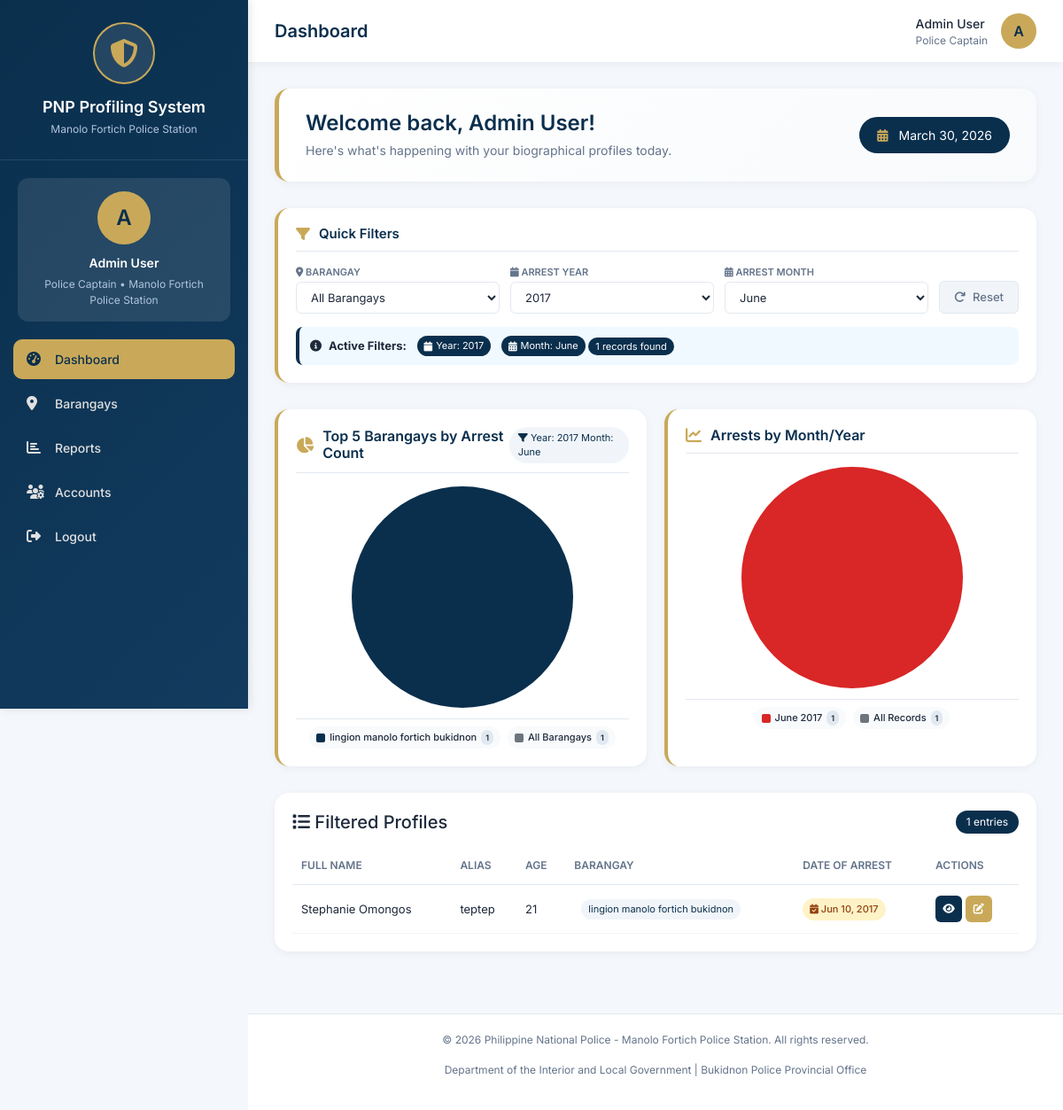
The app's page /dashboard.php?year=2017&month=06 (signed in) with its own data.
### tables this page shows
CREATE TABLE `biographical_profiles` (
  `id` int(11) NOT NULL,
  `full_name` varchar(200) NOT NULL,
  `alias` varchar(200) DEFAULT NULL,
  `group_affiliation` varchar(200) DEFAULT NULL,
  `position_roles` text DEFAULT NULL,
  `age` int(11) DEFAULT NULL,
  `sex` enum('Male','Female','Other') DEFAULT NULL,
  `dob` date DEFAULT NULL,
  `pob` varchar(200) DEFAULT NULL,
  `educational_attainment` varchar(100) DEFAULT NULL,
  `occupation` text DEFAULT NULL,
  `company_office` varchar(200) DEFAULT NULL,
  `technical_skills` text DEFAULT NULL,
  `ethnic_group` varchar(100) DEFAULT NULL,
  `languages` text DEFAULT NULL,
  `present_address` text DEFAULT NULL,
  `provincial_address` text DEFAULT NULL,
  `civil_status` enum('Single','Married','Widowed','Separated','Divorced') DEFAULT NULL,
  `citizenship` varchar(50) DEFAULT NULL,
  `religion` varchar(100) DEFAULT NULL,
  `height_cm` decimal(5,2) DEFAULT NULL,
  `weight_kg` decimal(5,2) DEFAULT NULL,
  `height_ft` varchar(10) DEFAULT NULL,
  `eyes_color` varchar(50) DEFAULT NULL,
  `hair_color` varchar(50) DEFAULT NULL,
  `built` enum('Small','Medium','Large') DEFAULT NULL,
  `complexion` varchar(50) DEFAULT NULL,
  `distinguishing_marks` text DEFAULT NULL,
  `previous_arrest_record` text DEFAULT NULL,
  `previous_arrest` text DEFAULT NULL,
  `specific_charge` text DEFAULT NULL,
  `arresting_officer` varchar(200) DEFAULT NULL,
  `arresting_unit` varchar(200) DEFAULT NULL,
  `date_time_place_of_arrest` text DEFAULT NULL,
  `arresting_officer_name` varchar(255) DEFAULT NULL,
  `arresting_officer_unit` varchar(255) DEFAULT NULL,
  `father_name` varchar(200) DEFAULT NULL,
  `father_address` text DEFAULT NULL,
  `father_dob` date DEFAULT NULL,
  `father_pob` varchar(200) DEFAULT NULL,
  `father_age` int(11) DEFAULT NULL,
  `father_occupation` varchar(200) DEFAULT NULL,
  `mother_name` varchar(200) DEFAULT NULL,
  `mother_address` text DEFAULT NULL,
  `mother_dob` date DEFAULT NULL,
  `mother_pob` varchar(200) DEFAULT NULL,
  `mother_age` int(11) DEFAULT NULL,
  `mother_occupation` varchar(200) DEFAULT NULL,
  `spouse_name` varchar(200) DEFAULT NULL,
  `spouse_age` int(11) DEFAULT NULL,
  `spouse_occupation` varchar(200) DEFAULT NULL,
  `spouse_address` text DEFAULT NULL,
  `drugs_involved` text DEFAULT NULL,
  `source_relationship` varchar(200) DEFAULT NULL,
  `source_address` varchar(200) DEFAULT NULL,
  `source_name` varchar(200) DEFAULT NULL,
  `source_nickname` varchar(100) DEFAULT NULL,
  `source_full_address` text DEFAULT NULL,
  `source_other_drugs` varchar(200) DEFAULT NULL,
  `subgroup_name` varchar(200) DEFAULT NULL,
  `specific_aor` varchar(200) DEFAULT NULL,
  `other_source_name` varchar(200) DEFAULT NULL,
  `other_source_alias` varchar(100) DEFAULT NULL,
  `other_source_details` text DEFAULT NULL,
  `drugs_pushed` text DEFAULT NULL,
  `other_drugs_pushed` varchar(200) DEFAULT NULL,
  `profile_picture` varchar(255) DEFAULT NULL,
  `vehicles_used` text DEFAULT NULL,
  `armaments` text DEFAULT NULL,
  `companions_arrest` text DEFAULT NULL,
  `recruitment_summary` text DEFAULT NULL,
  `modus_operandi` text DEFAULT NULL,
  `organizational_structure` text DEFAULT NULL,
  `ci_matters` text DEFAULT NULL,
  `other_revelations` text DEFAULT NULL,
  `recommendation` text DEFAULT NULL,
  `created_by` int(11) DEFAULT NULL,
  `created_at` timestamp NOT NULL DEFAULT current_timestamp(),
  `updated_at` timestamp NOT NULL DEFAULT current_timestamp() ON UPDATE current_timestamp(),
  `status` enum('active','archived','delisted') DEFAULT 'active'
);

### dashboard.php (the view, shortened to what the rows shown need)
<?php
$database = new Database();
$db = $database->getConnection();
$selectedYear = isset($_GET['year']) ? $_GET['year'] : '';
$selectedMonth = isset($_GET['month']) ? $_GET['month'] : '';
$selectedBarangay = isset($_GET['barangay']) ? $_GET['barangay'] : '';
function getFilteredProfiles($db, $selectedBarangay, $selectedYear, $selectedMonth) {
    $query = "SELECT * FROM biographical_profiles WHERE 1=1";
    $params = [];
    if (!empty($selectedYear)) {
        $query .= " AND YEAR(date_time_place_of_arrest) = :year";
        $params[':year'] = $selectedYear;
    }
    if (!empty($selectedMonth)) {
        $query .= " AND MONTH(date_time_place_of_arrest) = :month";
        $params[':month'] = $selectedMonth;
    }
    $query .= " ORDER BY date_time_place_of_arrest DESC LIMIT 50";
    $stmt = $db->prepare($query);
    foreach ($params as $key => $value) {
        $stmt->bindValue($key, $value);
    }
    $stmt->execute();
    return $stmt->fetchAll(PDO::FETCH_ASSOC);
}
$filtered_profiles = getFilteredProfiles($db, $selectedBarangay, $selectedYear, $selectedMonth);
$filtered_count = count($filtered_profiles);
?>
<!DOCTYPE html>
<html lang="en">
<head>
    <link href="https://cdn.jsdelivr.net/npm/bootstrap@5.3.0/dist/css/bootstrap.min.css" rel="stylesheet">
    <link rel="stylesheet" href="https://cdnjs.cloudflare.com/ajax/libs/font-awesome/6.4.0/css/all.min.css">
</head>
<body>
<div class="app-wrapper">
    <div class="main-content-wrapper">
        <div class="top-navbar">
            <h2 class="page-title">Dashboard</h2>
        </div>
        <div class="main-content">
            <div class="welcome-banner">
                <div class="welcome-text">
                    <h2>Welcome back, <?php echo htmlspecialchars($_SESSION['full_name']); ?>!</h2>
                </div>
            </div>
            <?php if (!empty($selectedBarangay) || !empty($selectedYear) || !empty($selectedMonth)): ?>
            <div class="profiles-table-container">
                <?php if ($filtered_count > 0): ?>
                <div style="overflow-x: auto;">
                    <table class="profiles-table">
                        <thead>
                            <tr>
                                <th>Full Name</th>
                                <th>Alias</th>
                                <th>Age</th>
                                <th>Barangay</th>
                                <th>Date of Arrest</th>
                                <th>Actions</th>
                             </thead>
                        <tbody>
                            <?php foreach ($filtered_profiles as $profile):
                                $barangay = '';
                                if (!empty($profile['present_address'])) {
                                    $addressParts = explode(',', $profile['present_address']);
                                    $barangay = trim($addressParts[0]);
                                }
                                $arrest_date = '';
                                if (!empty($profile['date_time_place_of_arrest'])) {
                                    $arrest_datetime = strtotime($profile['date_time_place_of_arrest']);
                                    if ($arrest_datetime) {
                                        $arrest_date = date('M d, Y', $arrest_datetime);
                                    } else {
                                        $arrest_date = $profile['date_time_place_of_arrest'];
                                    }
                                }
                            ?>
                            <tr>
                                <td><?php echo htmlspecialchars($profile['full_name']); ?></td>
                                <td><?php echo htmlspecialchars($profile['alias'] ?: '—'); ?></td>
                                <td><?php echo $profile['age']; ?></td>
                                <td>
                                    <?php if (!empty($barangay)): ?>
                                        <span class="filter-tag" style="background: #f1f5f9; color: #0a2f4d;"><?php echo htmlspecialchars($barangay); ?></span>
                                    <?php else: ?>
                                        <span style="color: #94a3b8;">Not specified</span>
                                    <?php endif; ?>
                                </td>
                                <td>
                                    <?php if (!empty($arrest_date)): ?>
                                        <span class="arrest-date-badge">
                                            <i class="fas fa-calendar-check"></i> <?php echo htmlspecialchars($arrest_date); ?>
                                        </span>
                                    <?php else: ?>
                                        <span style="color: #94a3b8;">No arrest record</span>
                                    <?php endif; ?>
                                </td>
                                <td class="action-btns">
                                    <a href="view_profile.php?id=<?php echo $profile['id']; ?>" class="btn-icon view" title="View Profile"><i class="fas fa-eye"></i></a>
                                    <a href="edit_profile.php?id=<?php echo $profile['id']; ?>" class="btn-icon edit" title="Edit Profile"><i class="fas fa-edit"></i></a>
                                </td>
                            </tr>
                            <?php endforeach; ?>
                        </tbody>
                    </table>
                </div>
                <?php endif; ?>
            </div>
            <?php endif; ?>
        </div>
    </div>
</div>
</body>
</html>

### records on screen
biographical_profiles: full_name "Stephanie Omongos", alias "teptep", age "21", present_address "lingion manolo fortich bukidnon", date_time_place_of_arrest "Jun 10, 2017"

### other values on screen
substr($_SESSION['full_name'], 0, 1) "A"
$_SESSION['full_name'] "Admin User"
$_SESSION['rank'] "Police Captain"
$_SESSION['unit'] "Manolo Fortich Police Station"
$selectedYear "2017"
date('F', mktime(0, 0, 0, $selectedMonth, 1)) "June"
$filtered_count "1"
form field year "2017"
form field month "June"
chart data {{ json_encode($barangayLabels) }} ["lingion manolo fortich bukidnon"]
